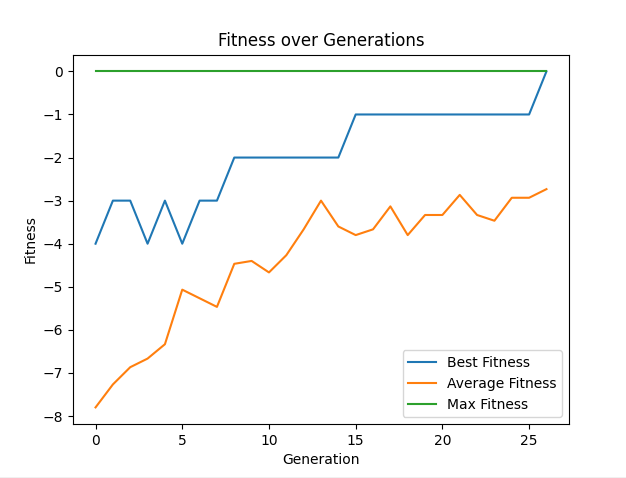

This chart was generated by the following Python code:
import random
import matplotlib.pyplot as plt

class Board:
    def __init__(self, size = 8, *args, **kwargs):
        self.size = size
        self.queens = [-1] * size
        
        for i in range(size):
            self.queens[i] = random.randint(0, size - 1)
        
    def print_board(self):
        for col in self.queens:
            row_str = ""
            for c in range(self.size):
                if c == col:
                    row_str += " Q "
                else:
                    row_str += " . "
            print(row_str)
    
    def fitness(self):
        conflicts = 0
        for r1 in range(self.size):
            for r2 in range(r1 + 1, self.size):
                c1 = self.queens[r1]
                c2 = self.queens[r2]
                if c1 == c2 or abs(c1 - c2) == abs(r1 - r2):
                    conflicts += 1
        return -conflicts


def start_evolution(population_size=15, generations=100, mutation_rate=0.1):
    best_board = None
    best_fitness_over_time = []
    average_fitness_over_time = []
    population = [Board() for _ in range(population_size)]
    
    for generation in range(generations):
        population.sort(key=lambda board: board.fitness(), reverse=True)
        
        best_fitness_over_time.append(population[0].fitness())
        average_fitness = sum(board.fitness() for board in population) / population_size
        average_fitness_over_time.append(average_fitness)
        
        if population[0].fitness() == 0:
            print(f"Solution found in generation {generation}:")
            population[0].print_board()
            plot_fitness(best_fitness_over_time, average_fitness_over_time)
            return
        
        if best_board is None or population[0].fitness() > best_board.fitness():
            best_board = population[0]
            print(f"Generation {generation}, Best fitness: {best_board.fitness()}")
        
        next_generation = []
        
        while len(next_generation) < population_size:
            # Use tournament selection instead of random choice
            parent1 = tournament_selection(population)
            parent2 = tournament_selection(population)
            
            crossover_point = random.randint(1, parent1.size - 2)
            
            # Child 1
            child_queens = parent1.queens[:crossover_point] + parent2.queens[crossover_point:]
            child = Board()
            child.queens = child_queens
            mutation(child, mutation_rate)
            next_generation.append(child)
            
            # Child 2
            child_queens = parent2.queens[:crossover_point] + parent1.queens[crossover_point:]
            child = Board()
            child.queens = child_queens
            mutation(child, mutation_rate)
            next_generation.append(child)
            
        population = next_generation
        
    print("No solution found.")
    if best_board:
        print("Best board found:")
        best_board.print_board()
        
    plot_fitness(best_fitness_over_time, average_fitness_over_time)
    

def tournament_selection(population, tournament_size=3):
    tournament = random.sample(population, tournament_size)
    return max(tournament, key=lambda board: board.fitness())
        
def mutation(board, mutation_rate):
    for i in range(board.size):
        if random.random() < mutation_rate:
            board.queens[i] = random.randint(0, board.size - 1)
            
            
def plot_fitness(best_fitness, average_fitness):
    generations = range(len(best_fitness))
    plt.plot(generations, best_fitness, label='Best Fitness')
    plt.plot(generations, average_fitness, label='Average Fitness')
    plt.plot(generations, [0]*len(generations), label="Max Fitness")
    plt.xlabel('Generation')
    plt.ylabel('Fitness')
    plt.title('Fitness over Generations')
    plt.legend()
    plt.show()
            

if __name__ == "__main__":
    start_evolution()
